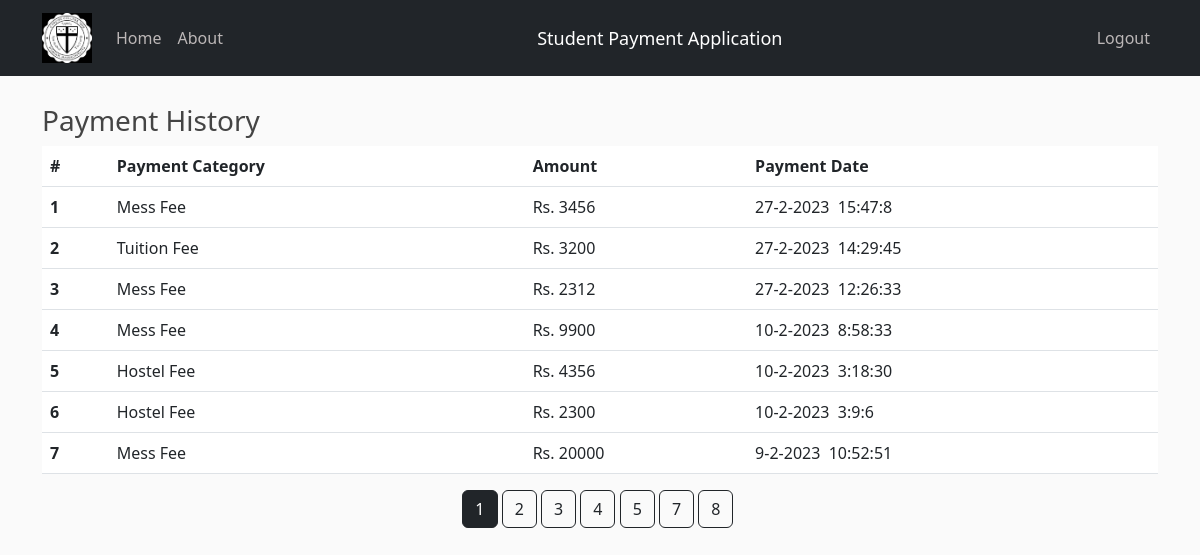
Screenshot of /reports (signed in) with the database file from the repository.
### PaymentApplication/models.py (models this page shows, shortened)
class Transaction(db.Model, UserMixin):
    id = db.Column(db.Integer, primary_key=True)
    user_id = db.Column(db.Integer, db.ForeignKey('user.id'), nullable=False)
    type = db.Column(db.String(100), nullable=False)
    amount = db.Column(db.Integer, nullable=False)
    date = db.Column(db.DateTime, nullable=False, default=datetime.now)

### PaymentApplication/routes.py (the view)
@app.route('/reports', methods=['GET'])
@login_required
def reports():
    page=request.args.get('page', 1, type=int)
    t = Transaction.query.order_by(Transaction.date.desc()).filter_by(user_id=current_user.id).paginate(page=page,per_page=7)
    return render_template('report.html', t=t)

### PaymentApplication/models.py (called while the page is built)
@login_manager.user_loader
def load_user(user_id):
    return User.query.get(int(user_id))

### PaymentApplication/templates/report.html (shortened to what this page needs)
{% extends "layout.html" %}
{% block content %}
<div>
    <h3>Payment History</h3>
</div>
<br>
<div>
    <table class="table">
        <thead>
            <tr>
                <th scope="col">#</th>
                <th scope="col">Payment Category</th>
                <th scope="col">Amount</th>
                <th scope="col">Payment Date</th>
            </tr>
        </thead>
        <tbody>
            {% for tr in t.items %}
            <tr>
                <th scope="row">{{loop.index}}</th>
                <td>{{tr.type}} Fee</td>
                <td>Rs. {{tr.amount}}</td>
                <td>{{tr.date.day}}-{{tr.date.month}}-{{tr.date.year}}&nbsp;&nbsp;{{tr.date.hour}}:{{tr.date.minute}}:{{tr.date.second}}</td>
            </tr>
            {% endfor %}
        </tbody>
    </table>
</div>
    <div style="justify-content:center;display:flex" >
         {% for num in t.iter_pages() %}
           {% if num %}
                {% if t.page == num %}
                <a class="btn btn-dark mb-4"href="{{ url_for('reports',page=num) }}">{{ num }}</a>
                {% else %}
                <a class="btn btn-outline-dark mb-4"href="{{ url_for('reports',page=num) }}">{{ num }}</a>
                {% endif %}
           {% endif %}
         {% endfor %}
    </div>
{% endblock content %}

### PaymentApplication/static/main.css (style rules this page uses)
body { background: #fafafa; color: #333333; margin-top: 5rem; }
h1, h2, h3, h4, h5, h6 { color: #444444; }

### rows the page displays
Transaction: type "Mess", amount "3456", date.day "27", date.month "2", date.year "2023", date.hour "15", date.minute "47", date.second "8"
Transaction: type "Tuition", amount "3200", date.day "27", date.month "2", date.year "2023", date.hour "14", date.minute "29", date.second "45"
Transaction: type "Mess", amount "2312", date.day "27", date.month "2", date.year "2023", date.hour "12", date.minute "26", date.second "33"
Transaction: type "Mess", amount "9900", date.day "10", date.month "2", date.year "2023", date.hour "8", date.minute "58", date.second "33"
Transaction: type "Hostel", amount "4356", date.day "10", date.month "2", date.year "2023", date.hour "3", date.minute "18", date.second "30"
Transaction: type "Hostel", amount "2300", date.day "10", date.month "2", date.year "2023", date.hour "3", date.minute "9", date.second "6"
Transaction: type "Mess", amount "20000", date.day "9", date.month "2", date.year "2023", date.hour "10", date.minute "52", date.second "51"

### other values shown
{{ num }} "1"
{{ num }} "2" "3" "4" "5" "7" "8"
